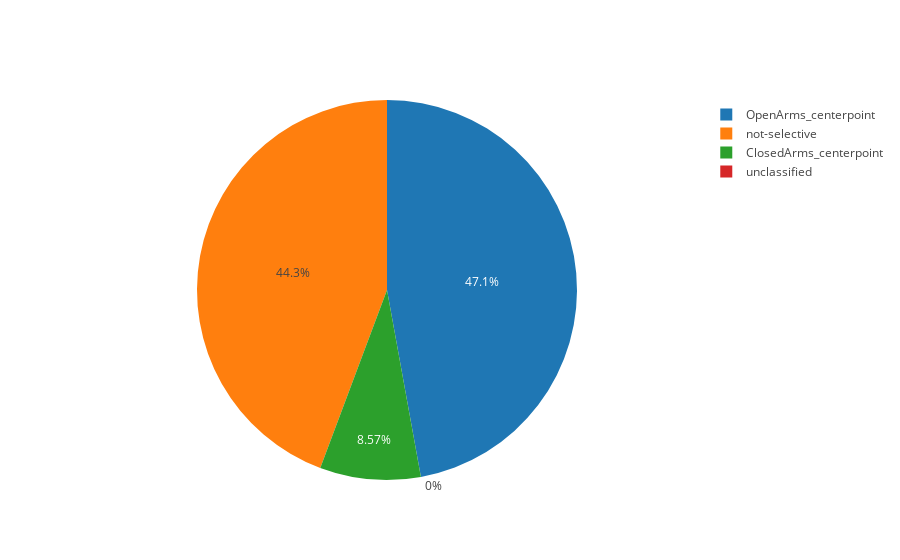

The notebook cell saved with this chart:
### Markdown cell above
#### After classifying the neurons as either selective, not-selective, or unclassified, we perform a "deeper classification". Namely, we go through and classify each *selective* neuron with a $\hat{D} > 0$ as selective for `OpenArms_centerpoint`. Likewise, we go through and classify each *selective* neuron with a $\hat{D} < 0$ as selective for `ClosedArms_centerpoint`.

### Code cell
epm_selective_neurons = Resampler.classify_by_behavior(drd87_classified_neurons, real_diff_vals, "OpenArms_centerpoint", "ClosedArms_centerpoint")
plot_pie_chart(epm_selective_neurons, "OpenArms_centerpoint", "ClosedArms_centerpoint", "not-selective", "unclassified")

### Figure 1 — Plotly figure (JSON) as saved in the notebook; plotly's stock layout.template omitted (floating-point values rounded to 4 significant figures)
{"data": [{"labels": ["OpenArms_centerpoint", "ClosedArms_centerpoint", "not-selective", "unclassified"], "type": "pie", "uid": "37151976-af9e-11e8-801a-8c859074d6f7", "values": [33, 6, 31, 0]}], "layout": {"autosize": true}}
